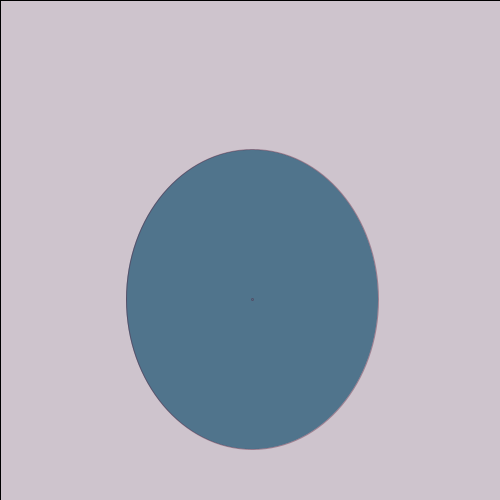
Frame 1 (no input)
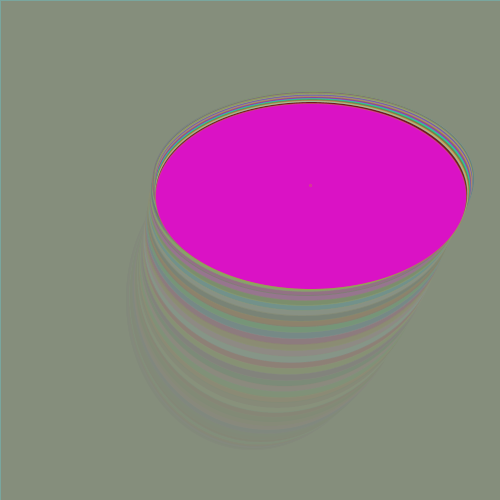
Frame 60 (the mouse pressed at the canvas centre just before this capture)
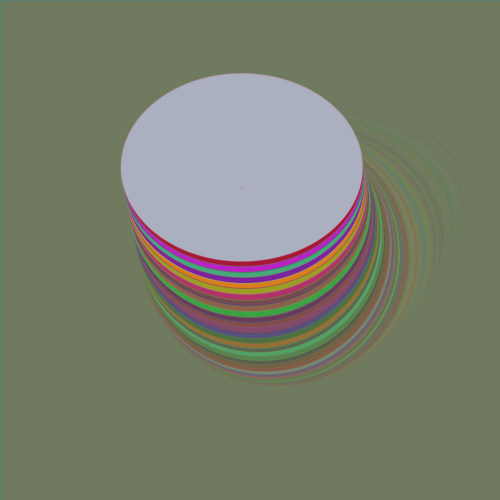
Frame 120 (the mouse held since frame 60 and released just before this capture)

The Processing sketch that drew these frames (run headless with seeded random() and noise(); from frame 60 on, the mouse is pressed at the canvas centre):

// Processing sketch: processing_154416
// ── processing_154416.pde

float x, y;      // current drawing position
float dx, dy;    // change in position at each frame
float rad;       // radius for the moving hand

void setup() {
  size(500, 500);

  // initial position in the centre of the screen
  x = width/2;
  y = height/2;

  // dx and dy are the small change in position each frame
  dx = random(-1, 1);
  dy = random(-1, 1);
  
}


void draw() {
  // blend the old frames into the background
  blendMode(BLEND);
  fill(random(255),random(255),random(255),15);
  rect(0, 0, width, height);
  rad = radians(frameCount);

  // calculate new position
  x += dx;
  y += dy;

  float max = 1;
  float min = 0.5;

  //When the shape hits the edge of the window, it reverses its direction and changes velocity
  if (x > width-100 || x < 100) {
    dx = dx > 0 ? -random(min, max) : random(min, max);
  }

  if (y > height-100 || y < 100) {
    dy = dy > 0 ? -random(min, max) : random(min, max);
  }

  float bx = x + 50 * sin(rad*2);
  float by = y + 50 * cos(rad*4);

  fill(random(255),random(255),random(255));

  float radius = 100 * sin(rad*0.1);
  float handX = bx + radius * sin(rad*3);
  float handY = by + radius * cos(rad*3);

  stroke(random(255),random(255),random(255), 100);
  ellipse(bx, by, handX, handY);
  ellipse(handX, handY, 2, 2);
}
